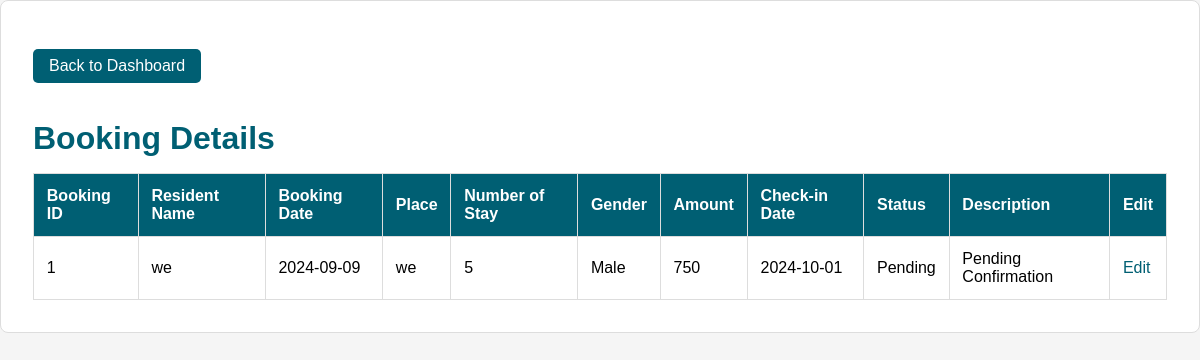
Page /adbooking.php on the committed database.
### tables this page shows
CREATE TABLE `booking` (
  `booking_id` int(11) NOT NULL,
  `ussrid` int(11) DEFAULT NULL,
  `residents_name` varchar(100) DEFAULT NULL,
  `bookingdate` date DEFAULT NULL,
  `place` varchar(100) DEFAULT NULL,
  `no_of_stay` int(11) DEFAULT NULL,
  `gender` varchar(10) DEFAULT NULL,
  `amount` decimal(10,0) DEFAULT NULL,
  `checkin_date` date DEFAULT NULL,
  `status` varchar(50) DEFAULT 'requested',
  `description` text DEFAULT 'waiting for the response'
);

### adbooking.php (the view, shortened to what this page needs)
<?php
include('db.php');
$sql = "SELECT booking_id, residents_name, bookingdate, place, no_of_stay, gender, amount, checkin_date, status, description FROM booking";
$result = $conn->query($sql);
?>
<!DOCTYPE html>
<html lang="en">
<head>
</head>
<body>
    <div class="container">
        <a href="admin.html" class="back-button">Back to Dashboard</a>
        <h1>Booking Details</h1>
        <?php
        if ($result->num_rows > 0) {
            echo '<table>';
            echo '<tr>
                    <th>Booking ID</th>
                    <th>Resident Name</th>
                    <th>Booking Date</th>
                    <th>Place</th>
                    <th>Number of Stay</th>
                    <th>Gender</th>
                    <th>Amount</th>
                    <th>Check-in Date</th>
                    <th>Status</th>
                    <th>Description</th>
                    <th>Edit</th>
                  </tr>';
            while ($row = $result->fetch_assoc()) {
                echo '<tr>';
                echo '<td>' . htmlspecialchars($row["booking_id"]) . '</td>';
                echo '<td>' . htmlspecialchars($row["residents_name"]) . '</td>';
                echo '<td>' . htmlspecialchars($row["bookingdate"]) . '</td>';
                echo '<td>' . htmlspecialchars($row["place"]) . '</td>';
                echo '<td>' . htmlspecialchars($row["no_of_stay"]) . '</td>';
                echo '<td>' . htmlspecialchars($row["gender"]) . '</td>';
                echo '<td>' . htmlspecialchars($row["amount"]) . '</td>';
                echo '<td>' . htmlspecialchars($row["checkin_date"]) . '</td>';
                echo '<td>' . htmlspecialchars($row["status"]) . '</td>';
                echo '<td>' . htmlspecialchars($row["description"]) . '</td>';
                echo '<td><span class="edit-btn" onclick="openForm(' . $row['booking_id'] . ', \'' . addslashes($row['status']) . '\', \'' . addslashes($row['description']) . '\')">Edit</span></td>';
                echo '</tr>';
            }
            echo '</table>';
        } else {
            echo '<p>No bookings found.</p>';
        }
        ?>
    </div>
</body>
</html>

### adbooking.php (style rules this page uses)
body { font-family: Arial, sans-serif; margin: 0; padding: 0; background-color: #f5f5f5; }
.container { padding: 2rem; max-width: 1200px; margin: auto; background-color: #fff; border: 1px solid #ddd; border-radius: 8px; }
h1 { color: #005f73; margin-bottom: 1rem; }
table { width: 100%; border-collapse: collapse; margin-top: 1rem; }
table, th, td { border: 1px solid #ddd; }
th, td { padding: 0.8rem; text-align: left; }
th { background-color: #005f73; color: #fff; }
.back-button { display: inline-block; margin: 1rem 0; padding: 0.5rem 1rem; background-color: #005f73; color: #fff; text-decoration: none; border-radius: 5px; }
.edit-btn { color: #005f73; cursor: pointer; }

### rows in the picture
booking: booking_id "1", residents_name "we", bookingdate "2024-09-09", place "we", no_of_stay "5", gender "Male", amount "750", checkin_date "2024-10-01", status "Pending", description "Pending Confirmation"
